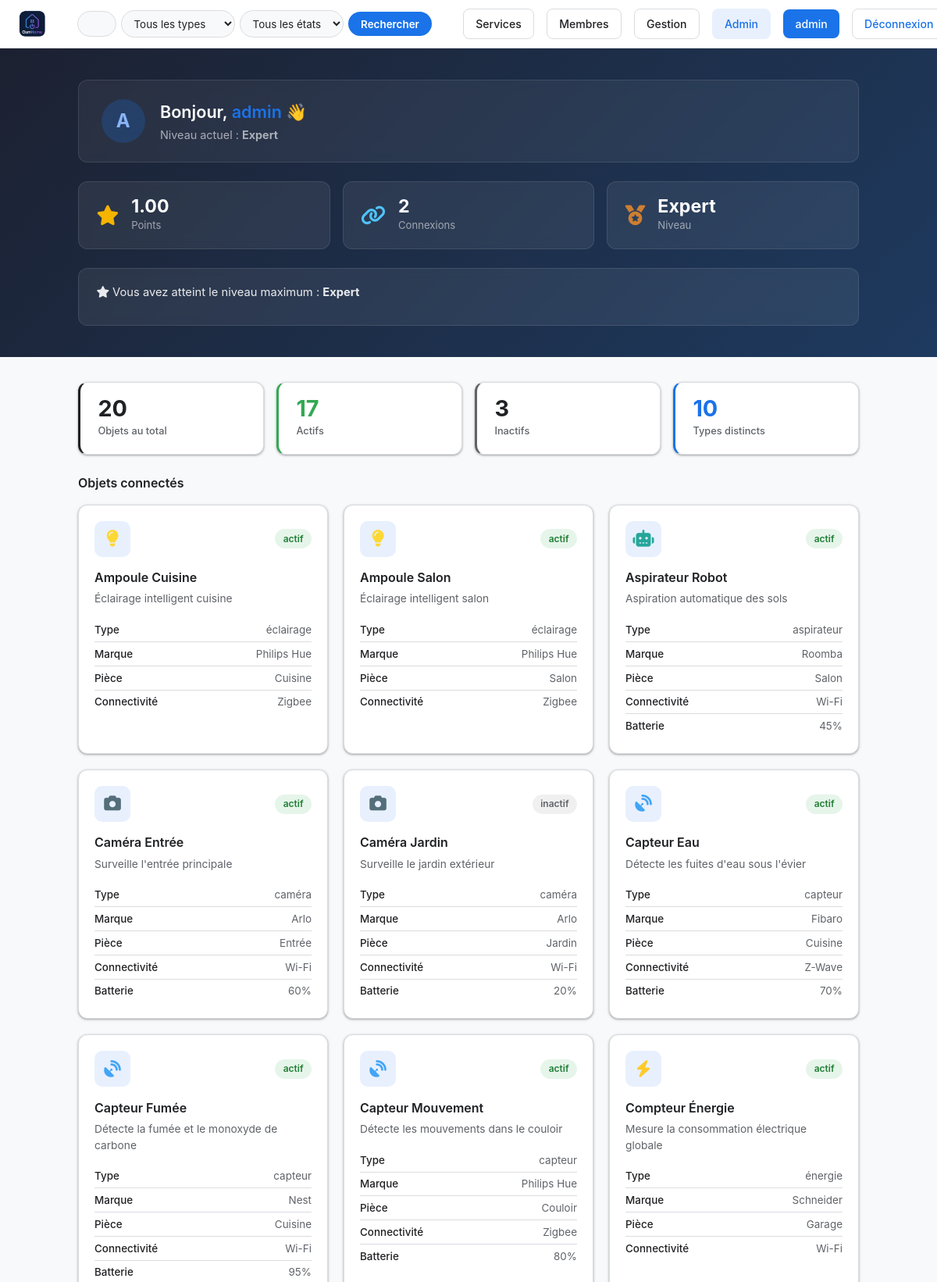
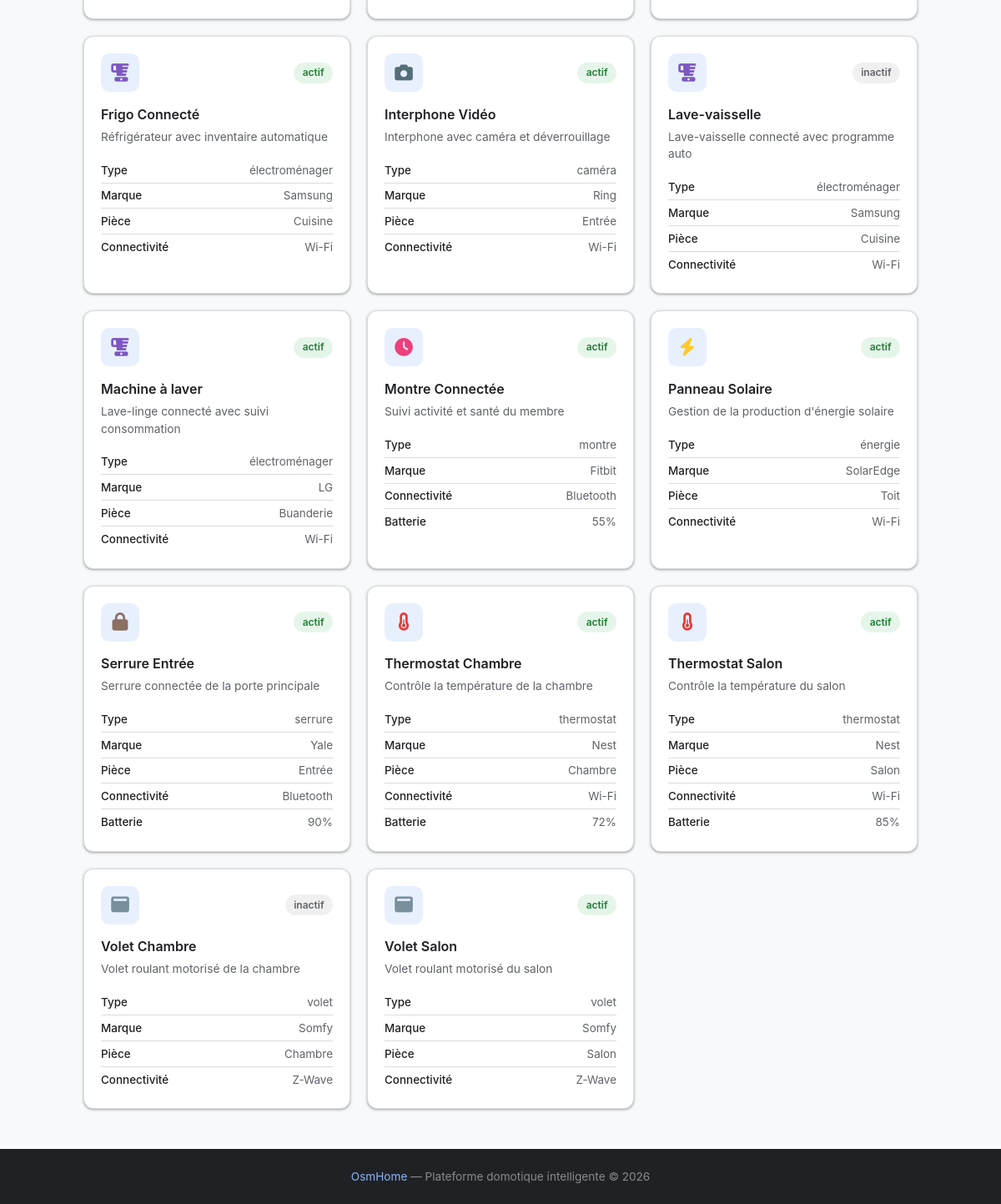
Screenshot of /dashboard (signed in) with the database file from the repository (2 pictures, top to bottom).
### tables this page shows
CREATE TABLE users (
            id INTEGER PRIMARY KEY AUTOINCREMENT,
            username TEXT UNIQUE NOT NULL,
            password TEXT NOT NULL,
            lastname TEXT,
            firstname TEXT,
            age INTEGER,
            gender TEXT,
            birthdate TEXT,
            member_type TEXT,
            photo TEXT,
            level TEXT DEFAULT 'debutant',
            points REAL DEFAULT 0,
            email TEXT,
            email_verified INTEGER DEFAULT 0,
            role TEXT DEFAULT 'simple'
        , actions INTEGER DEFAULT 0, verification_token TEXT);

CREATE TABLE devices (
            id INTEGER PRIMARY KEY AUTOINCREMENT,
            name TEXT,
            description TEXT,
            type TEXT,
            brand TEXT,
            status TEXT DEFAULT 'actif',
            connectivity TEXT,
            battery INTEGER,
            room TEXT
        , deletion_requested INTEGER DEFAULT 0, config TEXT);

### main.py (the view)
@app.route('/dashboard')
def dashboard():
    if 'username' not in flask.session:
        return flask.redirect('/login')
    user_data   = utils.getUser(flask.session['username'])
    connections = utils.getConnectionCount(flask.session['username'])
    devices     = utils.searchDevices('', '', '')
    total    = len(devices)
    active   = sum(1 for o in devices if o['status'] == 'actif')
    inactive = total - active
    nb_types = len(set(o['type'] for o in devices))
    resp = flask.make_response(flask.render_template(
        'dashboard.html',
        user=flask.session.get('username'),
        user_data=user_data,
        connections=connections,
        devices=devices,
        stats={'total': total, 'active': active, 'inactive': inactive, 'types': nb_types}
    ))
    resp.headers['Cache-Control'] = 'no-store'
    return resp

### main.py (called while the page is built)
@app.context_processor
def inject_types():
    try:
        types = utils.getTypes()
    except Exception:
        types = []
    is_admin = False
    user_level = None
    if flask.session.get('username'):
        u = utils.getUser(flask.session['username'])
        is_admin = bool(u and u['role'] == 'admin')
        user_level = u['level'] if u else None
    return {'types': types, 'is_admin': is_admin, 'user_level': user_level}

### utils.py (called while the page is built)
def openDB() -> sqlite3.Connection:
    if 'db' not in flask.g:
        flask.g.db = sqlite3.connect(BASE)
        flask.g.db.row_factory = sqlite3.Row
    return flask.g.db

def closeDB(_ = None):
    db = flask.g.pop("db", None)
    if db is not None:
        db.close()

def getUser(username: str):
    db = openDB()
    return db.execute(
        'SELECT * FROM users WHERE username = ?',
        (username,)
    ).fetchone()

def searchDevices(query='', filter_type='', filter_status='') -> list:
    db = openDB()
    sql = 'SELECT * FROM devices WHERE 1=1'
    params = []
    if query:
        sql += ' AND (name LIKE ? OR description LIKE ?)'
        params.extend([f'%{query}%', f'%{query}%'])
    if filter_type:
        sql += ' AND type = ?'
        params.append(filter_type)
    if filter_status:
        sql += ' AND status = ?'
        params.append(filter_status)
    sql += ' ORDER BY name'
    return db.execute(sql, params).fetchall()

def getConnectionCount(username: str) -> int:
    db = openDB()
    user = db.execute('SELECT id FROM users WHERE username = ?', (username,)).fetchone()
    if not user:
        return 0
    row = db.execute(
        'SELECT COUNT(*) as cnt FROM connection_history WHERE user_id = ?',
        (user['id'],)
    ).fetchone()
    return row['cnt'] if row else 0

def getTypes() -> list:
    db = openDB()
    rows = db.execute('SELECT DISTINCT type FROM devices ORDER BY type').fetchall()
    return [row['type'] for row in rows]

### templates/dashboard.html (shortened to what this page needs)
{% extends 'base.html' %}
{% block content %}
{% set points = user_data['points'] or 0 %}
{% set db_level = user_data['level'] %}
{% if db_level == 'expert' %}
    {% set level_label = 'Expert' %}
    {% set next_label = None %}
    {% set next_pts = None %}
    {% set progress = 100 %}
{% elif db_level == 'avance' %}
    {% set level_label = 'Avancé' %}
    {% set next_label = 'Expert' %}
    {% set next_pts = 30 %}
    {% set progress = ((points - 15) / 15 * 100) | int %}
{% elif db_level == 'intermediaire' %}
    {% set level_label = 'Intermédiaire' %}
    {% set next_label = 'Avancé' %}
    {% set next_pts = 15 %}
    {% set progress = ((points - 5) / 10 * 100) | int %}
{% else %}
    {% set level_label = 'Débutant' %}
    {% set next_label = 'Intermédiaire' %}
    {% set next_pts = 5 %}
    {% set progress = (points / 5 * 100) | int %}
{% endif %}
<div class="dash-hero">
<div class="dashboard-page">
    <div class="dash-welcome">
        <div class="dash-avatar">{{ user_data['username'][0] | upper }}</div>
        <div class="dash-welcome-text">
            <h1>Bonjour, <span class="text-accent">{{ user_data['username'] }}</span> 👋</h1>
            <p>Niveau actuel : <strong>{{ level_label }}</strong></p>
        </div>
    </div>
    <div class="dash-stats">
        <div class="dash-stat-card">
            <div class="dash-stat-icon"><i class="fa-solid fa-star"></i></div>
            <div>
                <div class="dash-stat-value points-live">{{ "%.2f"|format(points) }}</div>
                <div class="dash-stat-label">Points</div>
            </div>
        </div>
        <div class="dash-stat-card">
            <div class="dash-stat-icon"><i class="fa-solid fa-link"></i></div>
            <div>
                <div class="dash-stat-value">{{ connections }}</div>
                <div class="dash-stat-label">Connexions</div>
            </div>
        </div>
        <div class="dash-stat-card">
            <div class="dash-stat-icon"><i class="fa-solid fa-medal"></i></div>
            <div>
                <div class="dash-stat-value level-live">{{ level_label }}</div>
                <div class="dash-stat-label">Niveau</div>
            </div>
        </div>
    </div>
    <div class="dash-progress-card">
        {% if next_label %}
        <div class="dash-progress-header">
            <span>Progression vers <strong>{{ next_label }}</strong></span>
            <span class="dash-progress-pts"><span class="points-live">{{ "%.2f"|format(points) }}</span> / {{ next_pts }} pts</span>
        </div>
        <div class="dash-progress-bar" data-progress="{{ progress }}">
            <div class="dash-progress-fill"></div>
        </div>
        {% if points >= next_pts %}
        <button class="btn-level-up" id="btn-level-up"><i class="fa-solid fa-trophy"></i> Passer au niveau {{ next_label }}</button>
        {% else %}
        <p class="dash-progress-hint">Il vous manque <strong>{{ "%.2f"|format(next_pts - points) }} pts</strong> pour passer au niveau suivant.</p>
        {% endif %}
        {% else %}
        <div class="dash-progress-header">
            <span><i class="fa-solid fa-star"></i> Vous avez atteint le niveau maximum : <strong>Expert</strong></span>
        </div>
        {% endif %}
    </div>
</div>
</div>
<div class="dashboard-page">
    <div class="dash-widgets">
        <div class="dash-widget dash-widget--total">
            <div class="dash-widget-value">{{ stats.total }}</div>
            <div class="dash-widget-label">Objets au total</div>
        </div>
        <div class="dash-widget dash-widget--active">
            <div class="dash-widget-value">{{ stats.active }}</div>
            <div class="dash-widget-label">Actifs</div>
        </div>
        <div class="dash-widget dash-widget--inactive">
            <div class="dash-widget-value">{{ stats.inactive }}</div>
            <div class="dash-widget-label">Inactifs</div>
        </div>
        <div class="dash-widget dash-widget--types">
            <div class="dash-widget-value">{{ stats.types }}</div>
            <div class="dash-widget-label">Types distincts</div>
        </div>
    </div>
    <div class="dash-devices-header">
        <h2 class="dash-section-title">Objets connectés</h2>
    </div>
    <div class="devices-grid">
        {% for device in devices %}
        <a href="/device/{{ device['id'] }}" class="device-card device-card--link">
            <div class="device-top">
                <div class="device-icon" aria-label="{{ device['type'] }}">
                    {% if device['type'] == 'thermostat' %}<i class="fa-solid fa-temperature-half"></i>
                    {% elif device['type'] == 'caméra' %}<i class="fa-solid fa-camera"></i>
                    {% elif device['type'] == 'éclairage' %}<i class="fa-solid fa-lightbulb"></i>
                    {% elif device['type'] == 'serrure' %}<i class="fa-solid fa-lock"></i>
                    {% elif device['type'] == 'capteur' %}<i class="fa-solid fa-satellite-dish"></i>
                    {% elif device['type'] == 'aspirateur' %}<i class="fa-solid fa-robot"></i>
                    {% elif device['type'] == 'électroménager' %}<i class="fa-solid fa-blender"></i>
                    {% elif device['type'] == 'volet' %}<i class="fa-solid fa-window-maximize"></i>
                    {% elif device['type'] == 'montre' %}<i class="fa-solid fa-clock"></i>
                    {% elif device['type'] == 'énergie' %}<i class="fa-solid fa-bolt"></i>
                    {% else %}<i class="fa-solid fa-box"></i>{% endif %}
                </div>
                <span class="device-status {{ 'status-active' if device['status'] == 'actif' else 'status-inactive' }}">
                    {{ device['status'] }}
                </span>
            </div>
            <h3 class="device-name">{{ device['name'] }}</h3>
            <p class="device-description">{{ device['description'] }}</p>
            <ul class="device-infos">
                <li><strong>Type</strong> {{ device['type'] }}</li>
                <li><strong>Marque</strong> {{ device['brand'] }}</li>
                {% if device['room'] %}
                <li><strong>Pièce</strong> {{ device['room'] }}</li>
                {% endif %}
                <li><strong>Connectivité</strong> {{ device['connectivity'] }}</li>
                {% if device['battery'] %}
                <li><strong>Batterie</strong> {{ device['battery'] }}%</li>
                {% endif %}
            </ul>
        </a>
        {% endfor %}
    </div>
</div>
{% endblock %}

### templates/base.html (shortened to what this page needs)
<!DOCTYPE html>
<html lang="en">
<head>
    <link rel="stylesheet" href="{{ url_for('static', filename='css/style.css') }}">
    <link rel="stylesheet" href="https://cdnjs.cloudflare.com/ajax/libs/font-awesome/6.5.2/css/all.min.css">
</head>
<body>
    <header>
        <a href="{{ '/dashboard' if user else '/' }}" class="logo">
            <img src="{{ url_for('static', filename='images/logo.png') }}" alt="OsmHome" class="logo-img">
        </a>
        <form action="/search" method="get" class="search-bar" id="search-form">
            <div class="search-input-wrap">
                <input
                    type="text"
                    name="q"
                    id="search-input"
                    placeholder="Rechercher un objet..."
                    value="{{ request.args.get('q', '') }}"
                />
            </div>
            <select name="type">
                <option value="">Tous les types</option>
            </select>
            <select name="status">
                <option value="">Tous les états</option>
            </select>
            <button type="submit">Rechercher</button>
        </form>
        <nav>
            {% if user %}
                <a href="/services" class="btn-members">Services</a>
                <a href="/members" class="btn-members">Membres</a>
                {% if user_level in ('avance', 'expert') %}<a href="/gestion" class="btn-members">Gestion</a>{% endif %}
                {% if is_admin %}<a href="/admin" class="btn-admin">Admin</a>{% endif %}
                <a href="/profile" class="btn-profile">{{ user }}</a>
                <a href="/logout" class="btn-logout">Déconnexion</a>
            {% else %}
                <a href="/signup" class="btn-signup">Inscription</a>
                <a href="/login" class="btn-login">Connexion</a>
            {% endif %}
        </nav>
    </header>
    {% block content %}{% endblock %}
    <footer>
        <span>OsmHome</span> — Plateforme domotique intelligente &copy; 2026
    </footer>
</body>
</html>

### rows the page displays
users: username "A", username "admin", level "Expert", points "1.00"
devices: status "actif", name "Ampoule Cuisine", description "Éclairage intelligent cuisine", type "éclairage", brand "Philips Hue", room "Cuisine", connectivity "Zigbee"
devices: status "actif", name "Ampoule Salon", description "Éclairage intelligent salon", type "éclairage", brand "Philips Hue", room "Salon", connectivity "Zigbee"
devices: status "actif", name "Aspirateur Robot", description "Aspiration automatique des sols", type "aspirateur", brand "Roomba", room "Salon", connectivity "Wi-Fi", battery "45"
devices: status "actif", name "Caméra Entrée", description "Surveille l'entrée principale", type "caméra", brand "Arlo", room "Entrée", connectivity "Wi-Fi", battery "60"
devices: status "inactif", name "Caméra Jardin", description "Surveille le jardin extérieur", type "caméra", brand "Arlo", room "Jardin", connectivity "Wi-Fi", battery "20"
devices: status "actif", name "Capteur Eau", description "Détecte les fuites d'eau sous l'évier", type "capteur", brand "Fibaro", room "Cuisine", connectivity "Z-Wave", battery "70"
devices: status "actif", name "Capteur Fumée", description "Détecte la fumée et le monoxyde de carbone", type "capteur", brand "Nest", room "Cuisine", connectivity "Wi-Fi", battery "95"
devices: status "actif", name "Capteur Mouvement", description "Détecte les mouvements dans le couloir", type "capteur", brand "Philips Hue", room "Couloir", connectivity "Zigbee", battery "80"
devices: status "actif", name "Compteur Énergie", description "Mesure la consommation électrique globale", type "énergie", brand "Schneider", room "Garage", connectivity "Wi-Fi"
devices: status "actif", name "Frigo Connecté", description "Réfrigérateur avec inventaire automatique", type "électroménager", brand "Samsung", room "Cuisine", connectivity "Wi-Fi"
devices: status "actif", name "Interphone Vidéo", description "Interphone avec caméra et déverrouillage", type "caméra", brand "Ring", room "Entrée", connectivity "Wi-Fi"
devices: status "inactif", name "Lave-vaisselle", description "Lave-vaisselle connecté avec programme auto", type "électroménager", brand "Samsung", room "Cuisine", connectivity "Wi-Fi"
devices: status "actif", name "Machine à laver", description "Lave-linge connecté avec suivi consommation", type "électroménager", brand "LG", room "Buanderie", connectivity "Wi-Fi"
devices: status "actif", name "Montre Connectée", description "Suivi activité et santé du membre", type "montre", brand "Fitbit", connectivity "Bluetooth", battery "55"
devices: status "actif", name "Panneau Solaire", description "Gestion de la production d'énergie solaire", type "énergie", brand "SolarEdge", room "Toit", connectivity "Wi-Fi"
devices: status "actif", name "Serrure Entrée", description "Serrure connectée de la porte principale", type "serrure", brand "Yale", room "Entrée", connectivity "Bluetooth", battery "90"
devices: status "actif", name "Thermostat Chambre", description "Contrôle la température de la chambre", type "thermostat", brand "Nest", room "Chambre", connectivity "Wi-Fi", battery "72"
devices: status "actif", name "Thermostat Salon", description "Contrôle la température du salon", type "thermostat", brand "Nest", room "Salon", connectivity "Wi-Fi", battery "85"
devices: status "inactif", name "Volet Chambre", description "Volet roulant motorisé de la chambre", type "volet", brand "Somfy", room "Chambre", connectivity "Z-Wave"
devices: status "actif", name "Volet Salon", description "Volet roulant motorisé du salon", type "volet", brand "Somfy", room "Salon", connectivity "Z-Wave"

### other values shown
{{ user }} "admin"
{{ connections }} "2"
{{ stats.total }} "20"
{{ stats.active }} "17"
{{ stats.inactive }} "3"
{{ stats.types }} "10"
